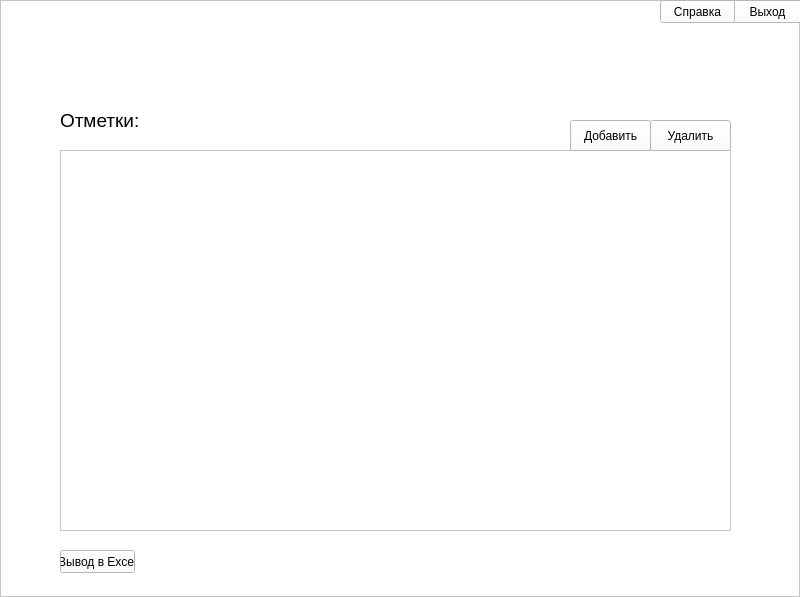
<?xml version="1.0" encoding="UTF-8"?>
<ui version="4.0">
 <class>MainWindow</class>
 <widget class="QMainWindow" name="MainWindow">
  <property name="geometry">
   <rect>
    <x>0</x>
    <y>0</y>
    <width>800</width>
    <height>597</height>
   </rect>
  </property>
  <property name="windowTitle">
   <string>MainWindow</string>
  </property>
  <widget class="QWidget" name="centralwidget">
   <layout class="QHBoxLayout" name="horizontalLayout">
    <property name="leftMargin">
     <number>0</number>
    </property>
    <property name="topMargin">
     <number>0</number>
    </property>
    <property name="rightMargin">
     <number>0</number>
    </property>
    <property name="bottomMargin">
     <number>0</number>
    </property>
    <item>
     <widget class="QFrame" name="frame">
      <property name="styleSheet">
       <string notr="true">background-color: rgb(255, 255, 255);</string>
      </property>
      <property name="frameShape">
       <enum>QFrame::StyledPanel</enum>
      </property>
      <property name="frameShadow">
       <enum>QFrame::Raised</enum>
      </property>
      <widget class="QPushButton" name="btn_exit">
       <property name="geometry">
        <rect>
         <x>730</x>
         <y>0</y>
         <width>75</width>
         <height>23</height>
        </rect>
       </property>
       <property name="text">
        <string>Выход</string>
       </property>
      </widget>
      <widget class="QPushButton" name="btn_spravka">
       <property name="geometry">
        <rect>
         <x>660</x>
         <y>0</y>
         <width>75</width>
         <height>23</height>
        </rect>
       </property>
       <property name="text">
        <string>Справка</string>
       </property>
      </widget>
      <widget class="QTableView" name="tableView_prep">
       <property name="geometry">
        <rect>
         <x>60</x>
         <y>150</y>
         <width>671</width>
         <height>381</height>
        </rect>
       </property>
      </widget>
      <widget class="QLabel" name="label">
       <property name="geometry">
        <rect>
         <x>60</x>
         <y>110</y>
         <width>91</width>
         <height>21</height>
        </rect>
       </property>
       <property name="font">
        <font>
         <pointsize>14</pointsize>
        </font>
       </property>
       <property name="text">
        <string>Отметки:</string>
       </property>
      </widget>
      <widget class="QPushButton" name="btn_excel">
       <property name="geometry">
        <rect>
         <x>60</x>
         <y>550</y>
         <width>75</width>
         <height>23</height>
        </rect>
       </property>
       <property name="text">
        <string>Вывод в Excel</string>
       </property>
      </widget>
      <widget class="QPushButton" name="btn_delit">
       <property name="geometry">
        <rect>
         <x>650</x>
         <y>120</y>
         <width>81</width>
         <height>31</height>
        </rect>
       </property>
       <property name="text">
        <string>Удалить</string>
       </property>
      </widget>
      <widget class="QPushButton" name="btn_add">
       <property name="geometry">
        <rect>
         <x>570</x>
         <y>120</y>
         <width>81</width>
         <height>31</height>
        </rect>
       </property>
       <property name="text">
        <string>Добавить</string>
       </property>
      </widget>
     </widget>
    </item>
   </layout>
  </widget>
 </widget>
 <resources/>
 <connections/>
</ui>
